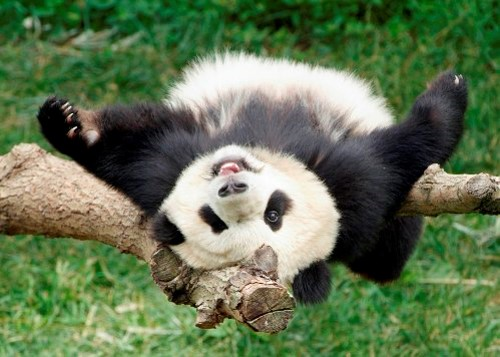
#> input picture 2.jpg, 500 x 357 px, given in place of cell.jpg, which was not available
$ python RegionGrowing.py
#> lines starting #> are read from the running program, lines starting #| are printed output that depends on the picture
import cv2
import numpy as np
import matplotlib.pyplot as plt
from skimage.io import imread
from matplotlib.path import Path

def manual_seed_selection(image, num_seeds):
    fig, ax = plt.subplots(figsize=(7, 7))
    ax.imshow(image, cmap=plt.cm.gray)
    ax.set_xticks([]), ax.set_yticks([])
    plt.title("Select seed points. Press Enter when done.")

    # Use ginput to get seed points
    seeds = plt.ginput(num_seeds)

    plt.show()

    return seeds

def region_growing(img, seeds, threshold):
    # parameters
    neighbors = [(0,1), (1,0), (-1,0), (0,-1)]  # 4-connectivity

    height, width = img.shape
    visited = np.zeros_like(img, dtype=np.uint8)
    out_img = np.zeros_like(img, dtype=np.uint8)

    # stack of pixels
    stack = []
    for seed in seeds:
        stack.append((int(seed[1]), int(seed[0])))  # note the y,x order because ginput returns x,y

    while(len(stack) > 0):
        s = stack.pop()
        x, y = s

        # Convert the seed coordinates to integers
        seed_x, seed_y = int(seeds[0][1]), int(seeds[0][0])

        if(np.abs(int(img[x, y]) - int(img[seed_x, seed_y])) <= threshold):
            out_img[x, y] = 255
            visited[x, y] = 1

            # add neighbors to stack
            for dx, dy in neighbors:
                nx, ny = x + dx, y + dy
                if nx >= 0 and nx < height and ny >= 0 and ny < width:
                    if visited[nx, ny] == 0:
                        stack.append((nx, ny))

    return out_img, visited


# Load test image path
img = cv2.imread('cell.jpg', cv2.IMREAD_GRAYSCALE)
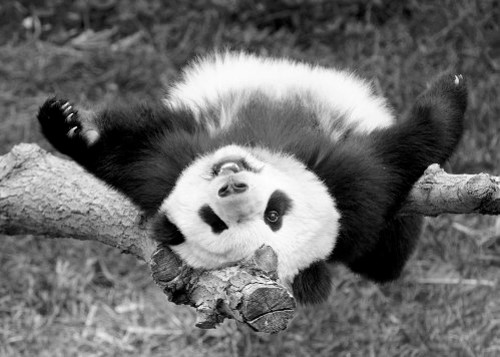
#> img: shape (357, 500); min 0, max 255, mean 106.8

# Manually select the seed points
seeds = manual_seed_selection(img, 1)
#> (the run stopped early here; a loop or call above may not have finished)

$ run again, on 3.jpg
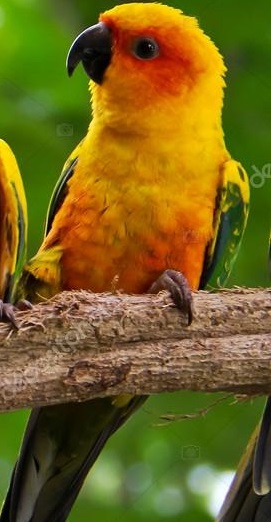
#> input picture 3.jpg, 271 x 522 px, given in place of cell.jpg, which was not available
#> `img = cv2.imread('cell.jpg', cv2.IMREAD_GRAYSCALE)`:
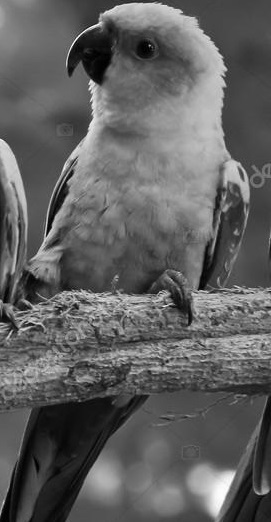
#> img: shape (522, 271); min 0, max 255, mean 96.6

$ run again, on Panda.jpg
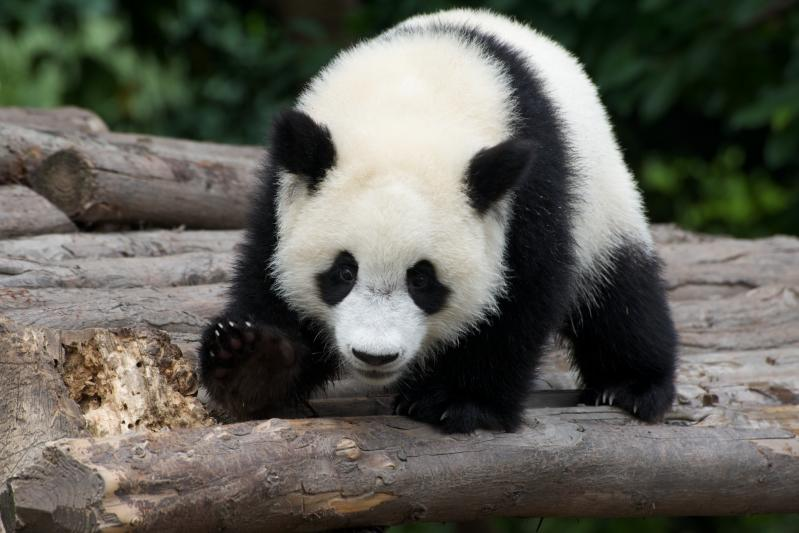
#> input picture Panda.jpg, 799 x 533 px, given in place of cell.jpg, which was not available
#> `img = cv2.imread('cell.jpg', cv2.IMREAD_GRAYSCALE)`:
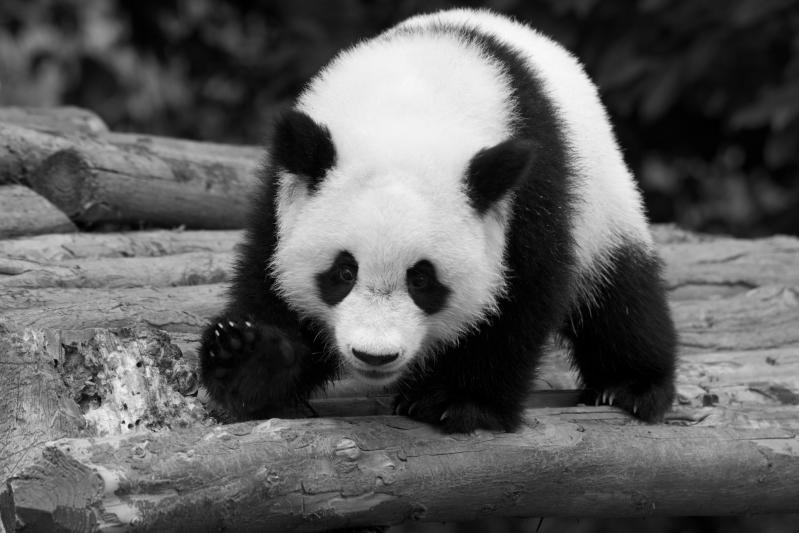
#> img: shape (533, 799); min 0, max 250, mean 94.1
